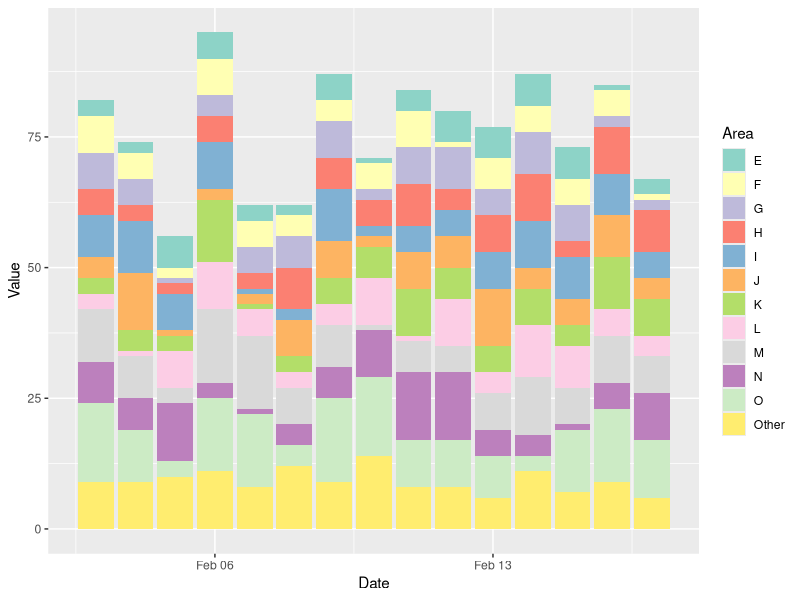

The R source for this figure:
generate.data <- function(COLNUM = 15,ROWNUM = 15) {
    the.dates <- seq(as.Date("2017-02-03"), by = "day", length.out = ROWNUM)
    src.data = data.frame(the.dates)
    for( i in 1:COLNUM ) {
        src.data <- cbind(src.data,sample(seq(1,i+1),size=ROWNUM,replace=T))
    }
    names(src.data)[1] <- "Date"
    names(src.data)[2:(COLNUM+1)] <- LETTERS[1:COLNUM]
    return(src.data)
}

the.data <- generate.data()
str(the.data)

THRESHOLD <- 6
small.values.index <- which(sapply(the.data[2:16],max) < THRESHOLD)+1
print(small.values.index)
the.data$Other <- rowSums(the.data[small.values.index])
the.data <- the.data[,-small.values.index]
str(the.data)

library(tidyr)
clean.data <- gather(the.data,Key,Value,-Date)
clean.data$Key <- factor(clean.data$Key)
#levels(factor(clean.data$Date))
str(clean.data)

## library(dplyr)
## clean.data <- clean.data %>% select(max(Value) < 5)

library(ggplot2)
library(RColorBrewer)
require(ggthemes)
ggplot(clean.data,aes(Date,Value,fill=Key)) + geom_bar(stat="identity") +
    scale_fill_brewer("Area",palette = "Set3")
